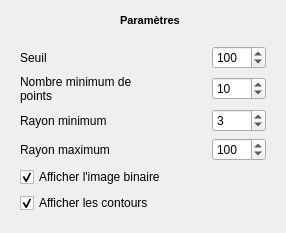
     <widget class="QWidget" name="customWidget" native="true">
      <property name="minimumSize">
       <size>
        <width>0</width>
        <height>100</height>
       </size>
      </property>
      <layout class="QVBoxLayout" name="verticalLayout_6">
       <item>
        <layout class="QHBoxLayout" name="horizontalLayout_5">
         <item>
          <spacer name="horizontalSpacer_14">
           <property name="orientation">
            <enum>Qt::Horizontal</enum>
           </property>
           <property name="sizeHint" stdset="0">
            <size>
             <width>40</width>
             <height>20</height>
            </size>
           </property>
          </spacer>
         </item>
         <item>
          <widget class="QLabel" name="label_13">
           <property name="text">
            <string/>
           </property>
           <property name="pixmap">
            <pixmap resource="toolbar.qrc">:/images/ui-ruler.png</pixmap>
           </property>
          </widget>
         </item>
         <item>
          <widget class="QLabel" name="label_14">
           <property name="text">
            <string>&lt;!DOCTYPE HTML PUBLIC &quot;-//W3C//DTD HTML 4.0//EN&quot; &quot;http://www.w3.org/TR/REC-html40/strict.dtd&quot;&gt;
&lt;html&gt;&lt;head&gt;&lt;meta name=&quot;qrichtext&quot; content=&quot;1&quot; /&gt;&lt;style type=&quot;text/css&quot;&gt;
p, li { white-space: pre-wrap; }
&lt;/style&gt;&lt;/head&gt;&lt;body style=&quot; font-family:'MS Shell Dlg 2'; font-size:8.25pt; font-weight:400; font-style:normal;&quot;&gt;
&lt;p style=&quot; margin-top:0px; margin-bottom:0px; margin-left:0px; margin-right:0px; -qt-block-indent:0; text-indent:0px;&quot;&gt;&lt;span style=&quot; font-weight:600;&quot;&gt;Paramètres&lt;/span&gt;&lt;/p&gt;&lt;/body&gt;&lt;/html&gt;</string>
           </property>
          </widget>
         </item>
         <item>
          <spacer name="horizontalSpacer_16">
           <property name="orientation">
            <enum>Qt::Horizontal</enum>
           </property>
           <property name="sizeHint" stdset="0">
            <size>
             <width>40</width>
             <height>20</height>
            </size>
           </property>
          </spacer>
         </item>
        </layout>
       </item>
       <item>
        <widget class="QWidget" name="wid2" native="true">
         <property name="sizePolicy">
          <sizepolicy hsizetype="Preferred" vsizetype="Preferred">
           <horstretch>0</horstretch>
           <verstretch>0</verstretch>
          </sizepolicy>
         </property>
         <layout class="QGridLayout" name="customWidgetLayout">
          <property name="sizeConstraint">
           <enum>QLayout::SetDefaultConstraint</enum>
          </property>
          <item row="0" column="0">
           <widget class="QLabel" name="label_C_threshold">
            <property name="sizePolicy">
             <sizepolicy hsizetype="Expanding" vsizetype="Expanding">
              <horstretch>0</horstretch>
              <verstretch>0</verstretch>
             </sizepolicy>
            </property>
            <property name="text">
             <string>Seuil</string>
            </property>
           </widget>
          </item>
          <item row="0" column="2">
           <widget class="QSpinBox" name="spinBox_C_threshold">
            <property name="accelerated">
             <bool>false</bool>
            </property>
            <property name="maximum">
             <number>255</number>
            </property>
            <property name="value">
             <number>100</number>
            </property>
           </widget>
          </item>
          <item row="1" column="0">
           <widget class="QLabel" name="label_C_minPoints">
            <property name="sizePolicy">
             <sizepolicy hsizetype="Expanding" vsizetype="Expanding">
              <horstretch>0</horstretch>
              <verstretch>0</verstretch>
             </sizepolicy>
            </property>
            <property name="text">
             <string>Nombre minimum de points</string>
            </property>
            <property name="wordWrap">
             <bool>true</bool>
            </property>
           </widget>
          </item>
          <item row="1" column="2">
           <widget class="QSpinBox" name="spinBox_C_minPoints">
            <property name="maximum">
             <number>1000</number>
            </property>
            <property name="value">
             <number>10</number>
            </property>
           </widget>
          </item>
          <item row="2" column="0">
           <widget class="QLabel" name="label_C_minRadius">
            <property name="sizePolicy">
             <sizepolicy hsizetype="Expanding" vsizetype="Expanding">
              <horstretch>0</horstretch>
              <verstretch>0</verstretch>
             </sizepolicy>
            </property>
            <property name="text">
             <string>Rayon minimum</string>
            </property>
            <property name="wordWrap">
             <bool>true</bool>
            </property>
           </widget>
          </item>
          <item row="2" column="2">
           <widget class="QSpinBox" name="spinBox_C_minRadius">
            <property name="maximum">
             <number>1000</number>
            </property>
            <property name="value">
             <number>3</number>
            </property>
           </widget>
          </item>
          <item row="3" column="0">
           <widget class="QLabel" name="label_C_maxRadius">
            <property name="sizePolicy">
             <sizepolicy hsizetype="Expanding" vsizetype="Expanding">
              <horstretch>0</horstretch>
              <verstretch>0</verstretch>
             </sizepolicy>
            </property>
            <property name="text">
             <string>Rayon maximum</string>
            </property>
            <property name="wordWrap">
             <bool>true</bool>
            </property>
           </widget>
          </item>
          <item row="3" column="2">
           <widget class="QSpinBox" name="spinBox_C_maxRadius">
            <property name="maximum">
             <number>1000</number>
            </property>
            <property name="value">
             <number>100</number>
            </property>
           </widget>
          </item>
          <item row="4" column="0">
           <widget class="QCheckBox" name="checkBox_showBinary">
            <property name="minimumSize">
             <size>
              <width>0</width>
              <height>11</height>
             </size>
            </property>
            <property name="text">
             <string>Afficher l'image binaire</string>
            </property>
            <property name="checked">
             <bool>true</bool>
            </property>
            <property name="autoExclusive">
             <bool>false</bool>
            </property>
            <property name="tristate">
             <bool>false</bool>
            </property>
           </widget>
          </item>
          <item row="5" column="0">
           <widget class="QCheckBox" name="checkBox_showEdges">
            <property name="minimumSize">
             <size>
              <width>0</width>
              <height>11</height>
             </size>
            </property>
            <property name="text">
             <string>Afficher les contours</string>
            </property>
            <property name="checked">
             <bool>true</bool>
            </property>
           </widget>
          </item>
          <item row="0" column="1">
           <spacer name="horizontalSpacer">
            <property name="orientation">
             <enum>Qt::Horizontal</enum>
            </property>
            <property name="sizeType">
             <enum>QSizePolicy::Expanding</enum>
            </property>
            <property name="sizeHint" stdset="0">
             <size>
              <width>40</width>
              <height>20</height>
             </size>
            </property>
           </spacer>
          </item>
         </layout>
        </widget>
       </item>
      </layout>
     </widget>
